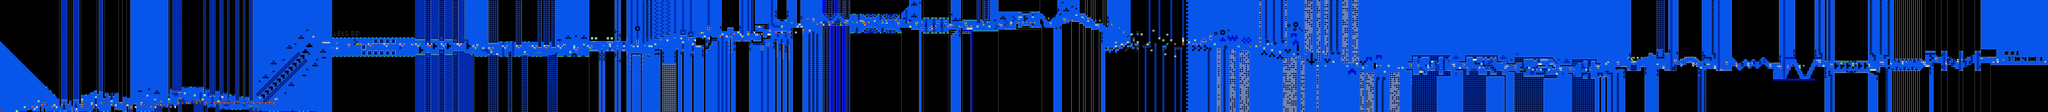

A 2D game scene composited from a Tiled map and its tileset images. What follows is a short description and the map's XML, with each tile layer's data collapsed to a summary:
An orthogonal 1036x57 tile map with 16x16 px tiles, 2 tile layers (SP, ...), 2 tilesets.

<map version="1.10" tiledversion="1.11.2" orientation="orthogonal" renderorder="right-down" width="1036" height="57" tilewidth="16" tileheight="16" infinite="0" nextlayerid="3" nextobjectid="1">
 <editorsettings>
  <chunksize width="16" height="27" />
  <export target="../LEVELS/LEVEL DATA/test4.csv" format="csv" />
 </editorsettings>
 <tileset firstgid="1" name="famidash" tilewidth="16" tileheight="16" tilecount="256" columns="16">
  <image source="../GRAPHICS/famidash.bmp" width="256" height="256" />
 </tileset>
 <tileset firstgid="257" name="sprites" tilewidth="16" tileheight="16" tilecount="256" columns="16">
  <image source="../GRAPHICS/sprites.png" width="256" height="256" />
 </tileset>
 <layer id="1" width="1036" height="57">
  <data>[59052 cells, 59052 non-empty, 149 distinct tile ids]</data>
 </layer>
 <layer id="2" name="SP" width="1036" height="57">
  <data>[59052 cells, 528 non-empty, 79 distinct tile ids]</data>
 </layer>
</map>
